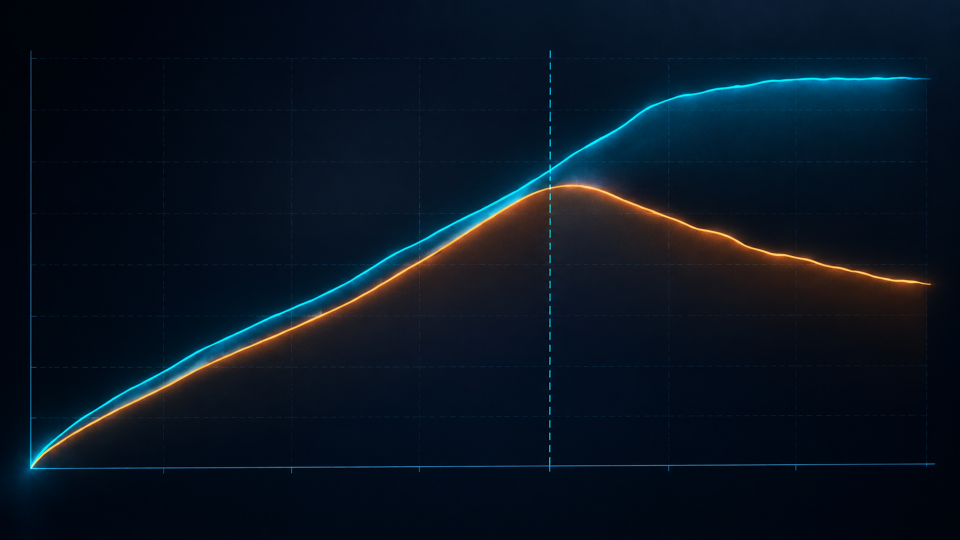
#> input picture assets/image/ep2_bg_gap_20260929185916.png, 1920 x 1080 px, given as the content of the folder assets/image/ep2_bg_gap_20260929185916.png, which was not available (shown at 1/2 size)
$ python guards.py assets/image/ep2_bg_gap_20260929185916.png
#> lines starting #> are read from the running program, lines starting #| are printed output that depends on the picture; after the words box and inside, x2 and y2 are one past the last pixel; in counts of white or black regions, pixels touching at a corner belong together; pictures that were not available may be replaced by others from this repository, and a replacement may not be noted
# -*- coding: utf-8 -*-
"""静帧守卫：模型自检用（不需要人看图也能发现排版事故）。
   用法：uv run --python 3.12 --with numpy --with pillow python guards.py build/stills_dir
   检查：安全边距 / 字幕带安静 / 曝光与削顶 / 字幕板对比度"""
import sys, glob
from pathlib import Path
import numpy as np
from PIL import Image

W, H = 1920, 1080
CAP_TOP = H - 176
SAFE_X, SAFE_Y = 56, 44
INK = 105          # 文字/亮元素的判定阈值

def check(path):
#> called with path = '_only/ep2_bg_gap_20260929185916.png'
    g = np.asarray(Image.open(path).convert("L"), dtype=np.float32)
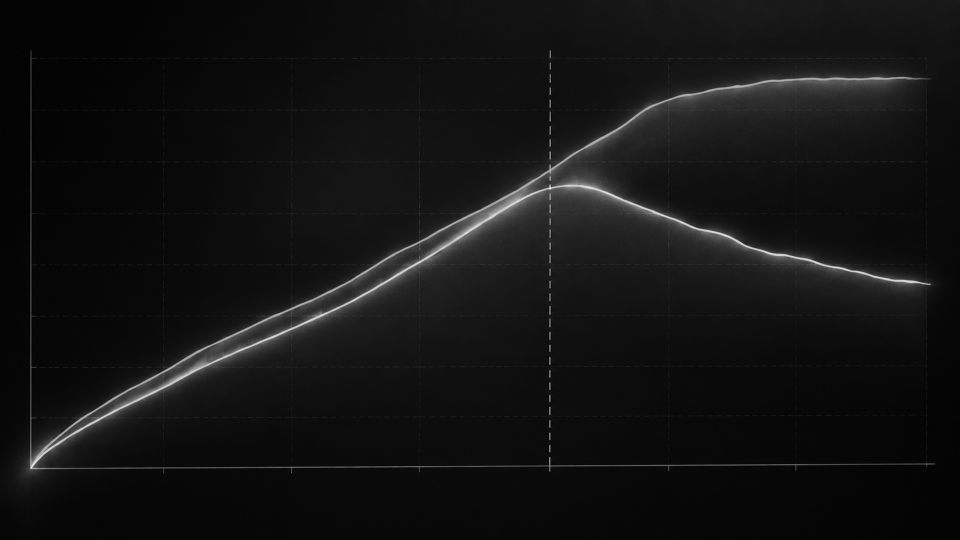
#> g: shape (1080, 1920) float32 (shown at 1/2 size); min 0, max 253, mean 18.6
    out = []
    # 1) 安全边距：亮元素不得贴边
    mask = g > INK
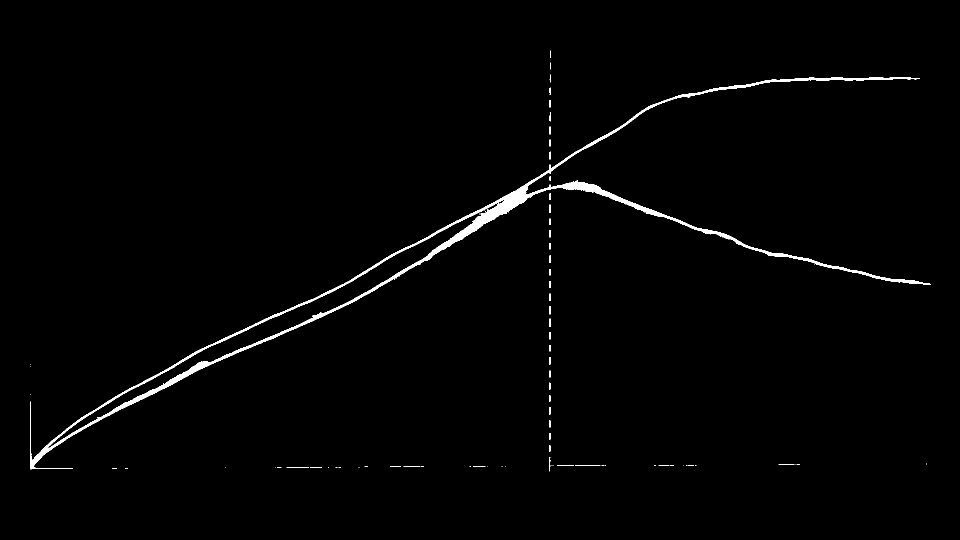
#> mask: shape (1080, 1920) bool (shown at 1/2 size); 1.2% white; 76 white regions (37 under 20 px), largest, box (x1, y1, x2, y2) and area: (60, 154, 1862, 939) 24092, (1150, 931, 1201, 932) 51, (573, 934, 618, 936) 46
    ys, xs = np.where(mask)
    if len(xs):
        x0, x1, y0, y1 = xs.min(), xs.max(), ys.min(), ys.max()
#> x0 = 60; x1 = 1861; y0 = 101; y1 = 942
        viol = (x0 < SAFE_X) or (x1 > W - SAFE_X) or (y0 < SAFE_Y) or (y1 > H - SAFE_Y)
#> viol = False
        out.append(("安全边距", f"bbox=({x0},{y0})-({x1},{y1})", not viol))
    else:
        out.append(("安全边距", "画面无亮元素", False))
    # 2) 字幕带上方安静带
    band = g[CAP_TOP - 44:CAP_TOP - 6]
    q = float((band > 110).mean())
#> q = 0.00909
    out.append(("字幕带安静", f"{q*100:.2f}%", q < 0.02))
    # 3) 曝光
    # 削顶判定：暗底片里"大面积纯白字"是设计意图（要脆要亮），不是过曝。
    # 只有整幅过曝（>8%）或画面整体发灰（mean 越界）才算事故。
    mean = float(g.mean()); clip = float((g >= 250).mean())
#> after `mean = float(g.mean())`: mean = 18.6
#> after `clip = float((g >= 250).mean())`: clip = 9.65e-07
    out.append(("曝光/削顶", f"mean={mean:.1f} clip={clip*100:.2f}%", 12 <= mean <= 110 and clip < 0.08))
    # 4) 字幕板对比度（板内文字 vs 板底）
    plate = g[CAP_TOP + 16:CAP_TOP + 72, W // 2 - 420:W // 2 + 420]
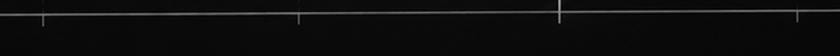
#> plate: shape (56, 840) float32; min 0, max 172, mean 13.5
    c = float(np.percentile(plate, 97) - np.percentile(plate, 20))
#> c = 67
    out.append(("字幕板对比度", f"{c:.0f}", c >= 90))
    return out

files = sorted(glob.glob(str(Path(sys.argv[1]) / "*.png"))) if len(sys.argv) > 1 else []
if not files:
    sys.exit("用法: python guards.py <静帧目录>")
bad = 0
for f in files:
    rows = check(f)
#> rows = [('安全边距', 'bbox=(60,101)-(1861,942)', True), ('字幕带安静', '0.91%', True), ('曝光/削顶', 'mean=18.6 clip=0.00%', True), ('字幕板对比度', '67', False)]
    fails = [r for r in rows if not r[2]]
#> fails = [('字幕板对比度', '67', False)]
    bad += len(fails)
#> bad = 1
    tag = "OK  " if not fails else "FAIL"
#> tag = 'FAIL'
    print(f"[{tag}] {Path(f).name}")
#| [FAIL] ep2_bg_gap_20260929185916.png
    for name, val, ok in rows:
        if not ok:
            print(f"        !! {name}: {val}")
#> this loop made 4 passes
#|         !! 字幕板对比度: 67
print("=" * 60)
print(f"静帧 {len(files)} 张，问题 {bad} 处 -> {'全部通过' if bad == 0 else '需修'}")
#| 静帧 1 张，问题 1 处 -> 需修

$ run again, on assets/image/ep2_bg_hook_20260929185814.png
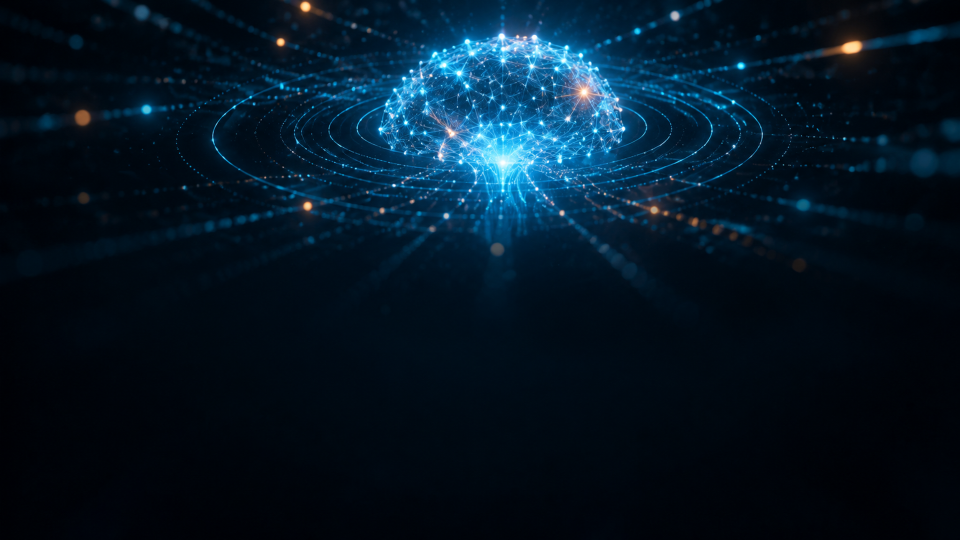
#> input picture assets/image/ep2_bg_hook_20260929185814.png, 1920 x 1080 px, given as the content of the folder assets/image/ep2_bg_hook_20260929185814.png, which was not available (shown at 1/2 size)
#> in check, `mask = g > INK`:
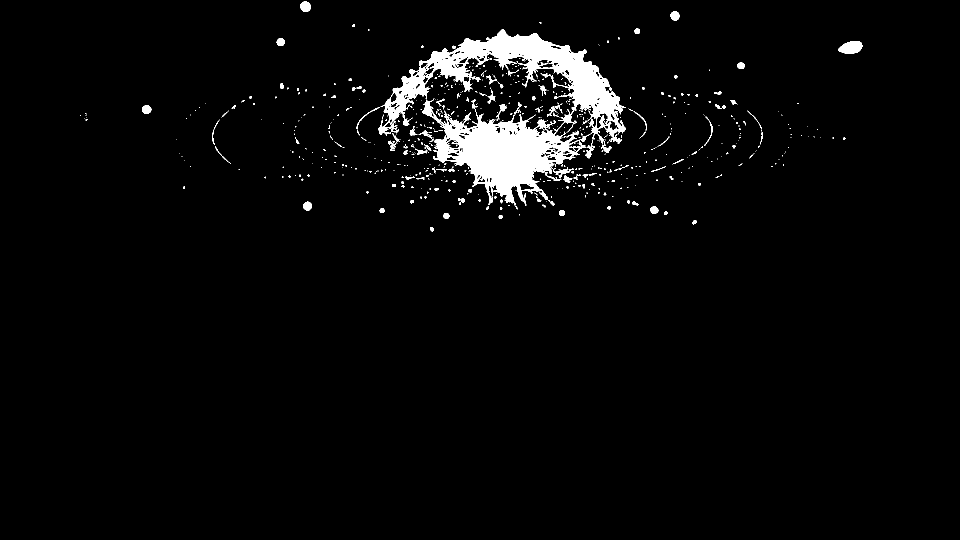
#> mask: shape (1080, 1920) bool (shown at 1/2 size); 3.2% white; 661 white regions (545 under 20 px), largest, box (x1, y1, x2, y2) and area: (756, 58, 1252, 411) 55136, (1677, 82, 1725, 108) 920, (600, 3, 622, 24) 355
#> x0 = 160; x1 = 1724; y0 = 3; y1 = 462
#> viol = True
#> q = 0
#> mean = 18.78
#> clip = 0.000258
#> in check, `plate = g[CAP_TOP + 16:CAP_TOP + 72, W // 2 - 420:W // 2 + 420]`:
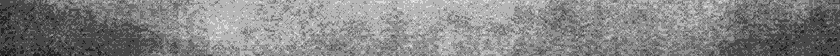
#> plate: shape (56, 840) float32; min 2, max 9, mean 5.67; drawn with min black and max white
#> c = 2
#> rows = [('安全边距', 'bbox=(160,3)-(1724,462)', False), ('字幕带安静', '0.00%', True), ('曝光/削顶', 'mean=18.8 clip=0.03%', True), ('字幕板对比度', '2', False)]
#> fails = [('安全边距', 'bbox=(160,3)-(1724,462)', False), ('字幕板对比度', '2', False)]
#> bad = 2
#> tag = 'FAIL'
#| [FAIL] ep2_bg_hook_20260929185814.png
#> the loop `for name, val, ok in rows:` made 4 passes
#> (printed output is left out)
#| 静帧 1 张，问题 2 处 -> 需修

$ run again, on assets/image/ep2_bg_outro_20260929185916.png
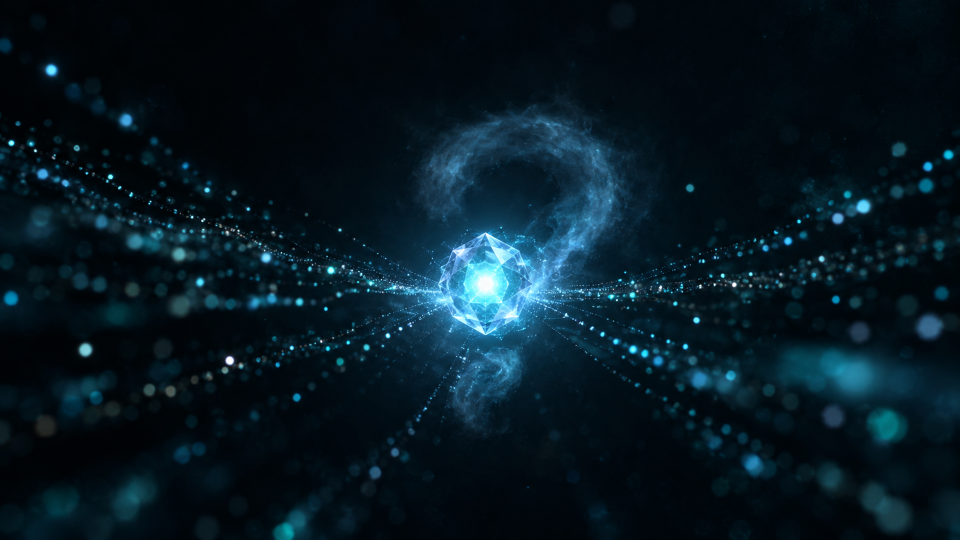
#> input picture assets/image/ep2_bg_outro_20260929185916.png, 1920 x 1080 px, given as the content of the folder assets/image/ep2_bg_outro_20260929185916.png, which was not available (shown at 1/2 size)
#> in check, `mask = g > INK`:
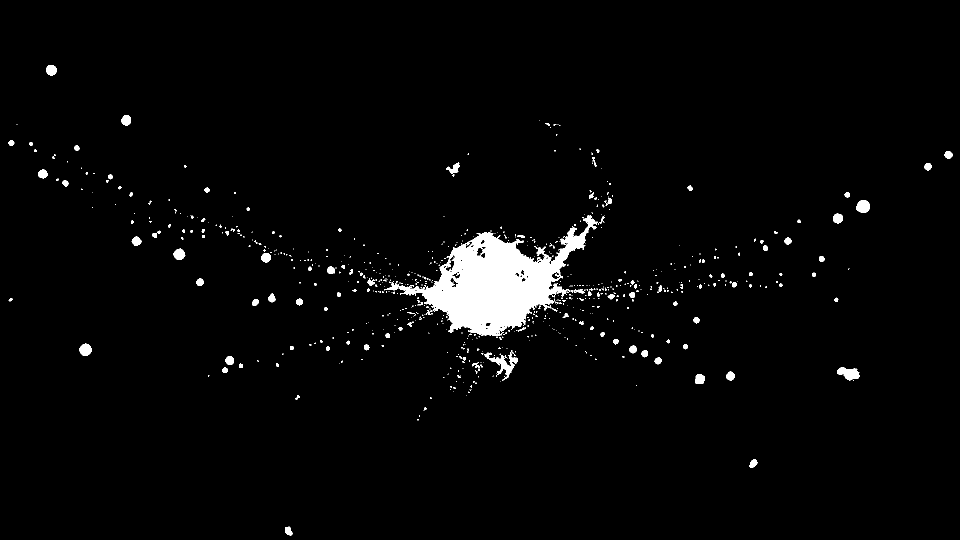
#> mask: shape (1080, 1920) bool (shown at 1/2 size); 2.6% white; 737 white regions (604 under 20 px), largest, box (x1, y1, x2, y2) and area: (768, 430, 1196, 672) 37705, (969, 704, 1036, 762) 1078, (1674, 734, 1720, 762) 750
#> x0 = 17; x1 = 1904; y0 = 130; y1 = 1070
#> viol = True
#> q = 0
#> mean = 20.32
#> clip = 0.000377
#> in check, `plate = g[CAP_TOP + 16:CAP_TOP + 72, W // 2 - 420:W // 2 + 420]`:
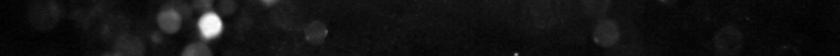
#> plate: shape (56, 840) float32; min 3, max 81, mean 9.1; drawn with min black and max white
#> c = 15
#> rows = [('安全边距', 'bbox=(17,130)-(1904,1070)', False), ('字幕带安静', '0.00%', True), ('曝光/削顶', 'mean=20.3 clip=0.04%', True), ('字幕板对比度', '15', False)]
#> fails = [('安全边距', 'bbox=(17,130)-(1904,1070)', False), ('字幕板对比度', '15', False)]
#> bad = 2
#> tag = 'FAIL'
#| [FAIL] ep2_bg_outro_20260929185916.png
#> the loop `for name, val, ok in rows:` made 4 passes
#> (printed output is left out)
#| 静帧 1 张，问题 2 处 -> 需修
